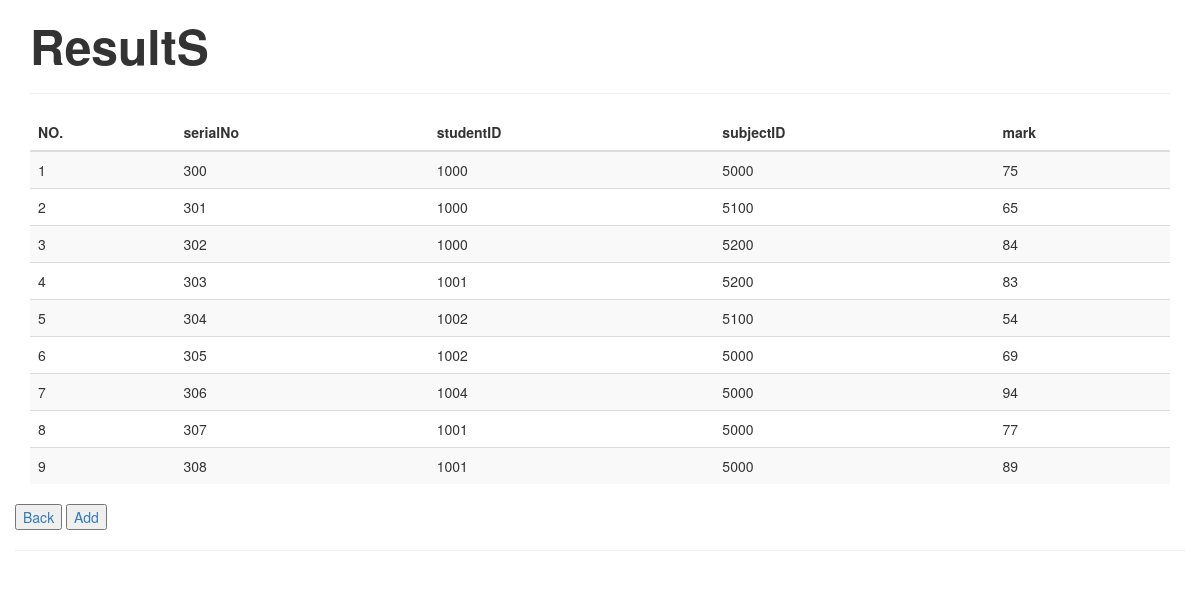
/Result.php, run on the app's committed database.
### tables this page shows
CREATE TABLE `result` (
  `serialNo` int(11) NOT NULL,
  `studentID` int(11) NOT NULL,
  `subjectID` int(11) NOT NULL,
  `mark` int(11) DEFAULT NULL
);

### Result.php (the view)
<?php
require_once'connection_index.php';
?>
<!DOCTYPE html>
<html lang="en">
<link href="https://maxcdn.bootstrapcdn.com/bootstrap/3.3.0/css/bootstrap.min.css" rel="stylesheet">
<body>
<div class="container">
<div class="row">
<div class="col-md-12">
<h3><b><FONT size='50px'> ResultS </font></b></h3> <hr />
<div class="table-responsive">
<table id="mytable" class="table table-bordred table-striped">
<thead>
<th>NO.</th>
<th>serialNo </th>
<th>studentID </th>
<th>subjectID </th>
<th>mark</th>
</thead>
<tbody>
<?php
$sql =mysqli_query($con, "call show_result()");
$cnt=1;
$row=mysqli_num_rows($sql);
if($row>0){
while ($result=mysqli_fetch_array($sql)) {
?>
<tr>
<td><?php echo htmlentities($cnt);?></td>
<td><?php echo htmlentities($result['serialNo']);?></td>
<td><?php echo htmlentities($result['studentID']);?></td>
<td><?php echo htmlentities($result['subjectID']);?></td>
<td><?php echo htmlentities($result['mark']);?></td>
</tr>
<?php
$cnt++;
} } else { ?>
<tr>
<td colspan="9" style="color:red; font-weight:bold;text-align:center;"> No Record found</td>
</tr>
<?php } ?>
</tbody>
</table>
</div>
</div>
<a href="admin.php"><button >Back</button></a>
<a href="insert_result.php"><button >Add </button></a><hr />
</div>
</div>
</body>
</html>

### data on the page
result: serialNo "300", studentID "1000", subjectID "5000", mark "75"
result: serialNo "301", studentID "1000", subjectID "5100", mark "65"
result: serialNo "302", studentID "1000", subjectID "5200", mark "84"
result: serialNo "303", studentID "1001", subjectID "5200", mark "83"
result: serialNo "304", studentID "1002", subjectID "5100", mark "54"
result: serialNo "305", studentID "1002", subjectID "5000", mark "69"
result: serialNo "306", studentID "1004", subjectID "5000", mark "94"
result: serialNo "307", studentID "1001", subjectID "5000", mark "77"
result: serialNo "308", studentID "1001", subjectID "5000", mark "89"
